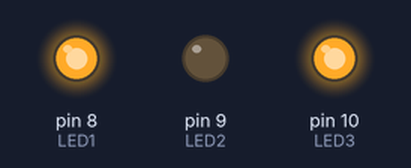
Simulated run of this sketch. Board: Arduino Uno, built with avr-gcc and run on an emulated ATmega328P. Shown: output pins drawn as LEDs (lit = HIGH).

Above: at 0.2 s.
At 1.7 s:
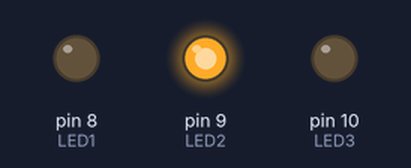
Timing chart, 0 to 3.0 s (numbered marks = the images above):
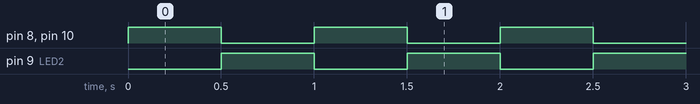

Measured:
- by itself, pin 8 (LED1), pin 9 (LED2), pin 10 (LED3): alternates HIGH for 0.50 s and LOW for 0.50 s

The sketch:

MultipleLEDs_blinking_ArduinoUNO.ino
```cpp
// Define LED pins
#define LED1 8
#define LED2 9
#define LED3 10

void setup() {
  pinMode(LED1, OUTPUT);
  pinMode(LED2, OUTPUT);
  pinMode(LED3, OUTPUT);
}

void loop() {
  digitalWrite(LED1, HIGH);
  digitalWrite(LED2, LOW);
  digitalWrite(LED3, HIGH);
  delay(500);  // Wait 500ms

  digitalWrite(LED1, LOW);
  digitalWrite(LED2, HIGH);
  digitalWrite(LED3, LOW);
  delay(500);  // Wait 500ms
}
```
